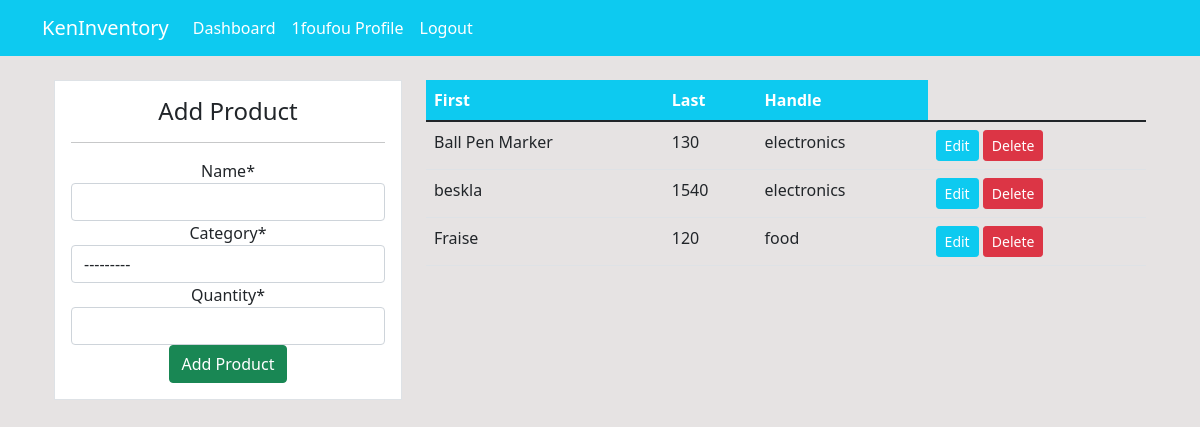
/product/ (signed in), run on the app's committed database.
### Dashboard/models.py (models this page shows, shortened)
class product(models.Model):
    name=models.CharField(max_length=100, null=TRUE)
    category=models.CharField(max_length=20,choices=CATEGORY, null=TRUE)
    quantity=models.PositiveBigIntegerField(null=TRUE)
    class Meta:
        verbose_name_plural = 'Product'

### Dashboard/views.py (the view)
# urls.py: path('product/',views.Product, name='dashboard-product'),
@login_required
def Product(request):
    items = product.objects.all()
    workers_count1=items.count()
    if request.method=='POST':
        form=ProductForm(request.POST)
        if form.is_valid():
            form.save()
            product_name = form.cleaned_data.get('name')
            messages.success(request,f'{product_name} has been added')
            return redirect('dashboard-product')
    else:
        form=ProductForm()
    context={
        'items':items,
        'form':form,
        'workers_count1':workers_count1,
    }
    return render(request,'dashboard/product.html',context)

### Dashboard/forms.py
class ProductForm(forms.ModelForm):
    class Meta:
        model=product
        fields= ['name','category','quantity']

### templates/dashboard/product.html (shortened to what this page needs)
{% extends 'partials/base.html' %}
{% load crispy_forms_tags %}
{% block content %}
<div class="container">
    <div class="row my-4">
        <div class="col-md-4">
          <div class="border bg-white text-center p-3">
              <h4>Add Product</h4>
              <hr>
              <form method="POST">
                {{ form|crispy }}
                <input class="btn btn-success btn-block" type="submit" value="Add Product">
              </form>
            </div>
        </div>
        <div class="col-md-8">
<table class="table table-white ">
  <thead class="bg-info">
      <tr class="text-white">
        <th scope="col">First</th>
        <th scope="col">Last</th>
        <th scope="col">Handle</th>
      </tr>
    </thead>
    <tbody>
      {% for item in items %}
      <tr>
        <td>{{item.name}}</td>
        <td>{{item.quantity}}</td>
        <td>{{item.category}}</td>
        <td>
          <a class="btn btn-info text-white btn-sm" href="{% url 'dashboard-product-update' item.id %}">Edit</a>
          <a class="btn btn-danger btn-sm" href="{% url 'dashboard-product-delete' item.id %}">Delete</a>
      </td>
      </tr>
     {% endfor %}
    </tbody>
</table>
      </div>
      </div>
          </div>
{% endblock %}

### templates/partials/nav.html (shortened to what this page needs)
<nav class="navbar navbar-expand-lg navbar-info bg-info">
    <div class="container">
        {% if user.is_authenticated %}
        <a class="navbar-brand text-white" href="{% url 'dashboard-index' %}">KenInventory</a>
        <div class="collapse navbar-collapse" id="navbarSupportedContent">
            <ul class="navbar-nav mr-auto">
                <li class="nav-item active">
                    <a class="nav-link text-white" href="{% url 'dashboard-index' %}">Dashboard </a>
                </li>
            </ul>
            <ul class="navbar-nav ml-auto">
                <li class="nav-item active">
                    <a class="nav-link text-white" href="{% url 'user-profile' %}">{{ user.username }} Profile
                        <span class="sr-only">(current)</span></a>
                </li>
                <li class="nav-item">
                    <a class="nav-link text-white" href="{% url 'user-logout' %}">Logout</a>
                </li>
            </ul>
            {% endif %}
        </div>
    </div>
</nav>

### asert/style.css (style rules this page uses)
body { background: rgb(230,227,227); }

### static/style.css (style rules this page uses)
body { background: rgb(230,227,227); }

### data on the page
product: name "Ball Pen Marker", quantity "130", category "electronics"
product: name "beskla", quantity "1540", category "electronics"
product: name "Fraise", quantity "120", category "food"

### other printed values
{{ user.username }} "1foufou"
